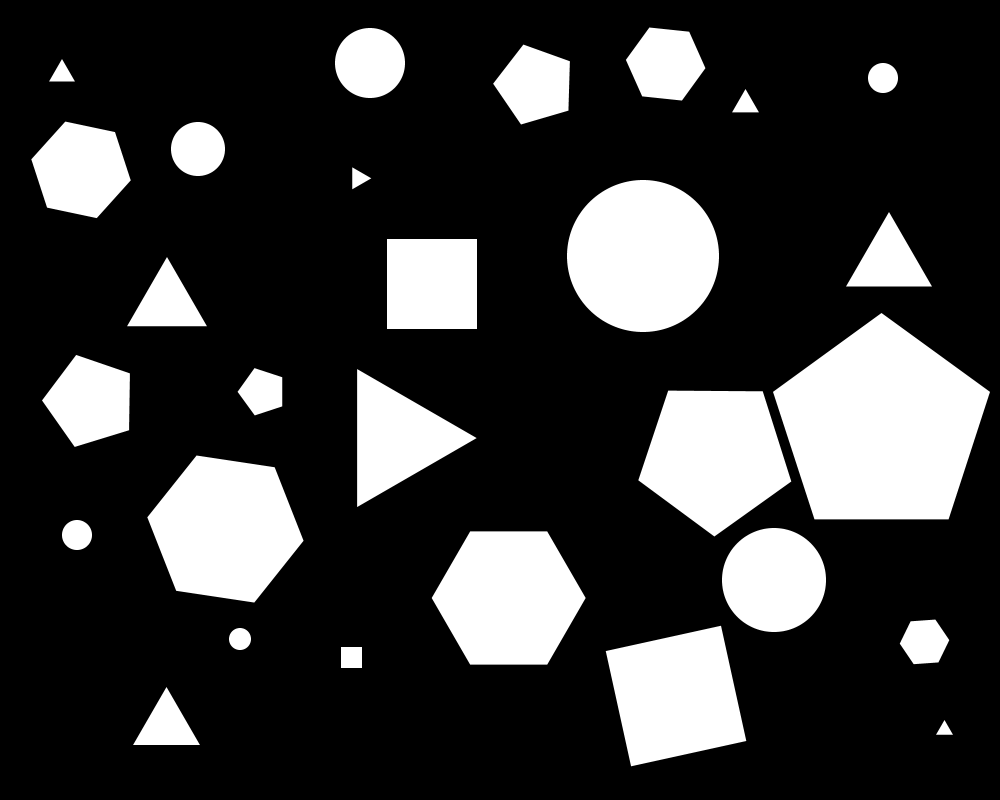
#> input picture shapes.bmp, 1000 x 800 px
$ python shapes.py   (older library calls are emulated)
#> lines starting #> are read from the running program, lines starting #| are printed output that depends on the picture; after the words box and inside, x2 and y2 are one past the last pixel; in counts of white or black regions, pixels touching at a corner belong together
#> in main, image is the input picture: shape (800, 1000, 3); min 0, max 255, mean 56
### shape_detector.py
#!/usr/bin/env python3
# -*- coding: utf-8 -*-
"""
Created on Wed Dec 23 17:13:32 2020

@author: vefak
"""
import cv2
import numpy as np
import math
import matplotlib.pyplot as plt

class ShapeDetector:
    """
    This class works as a shape classifier, based on the angles between lines
    which are extracted from contours.
    """

    def __init__(self, image, upperlimit, lowerlimit):

        self.image = image           # Input image
        self.upperlimit = upperlimit # Upper limit of shape angle
        self.lowerlimit = lowerlimit # Lower limit of shape angle
        self.min_pixel_area = 50     # Shapes with a minimum area of 50 pixels can be ignored if exist.
        self.perimeter_ratio = 0.01  # Perimeter ratio
        self.shapes_dict = {         # Dictionary holds shape variables
            "triangle":  {"angle":60,  "color":(255,255,0)   },
            "rectangle": {"angle":90,  "color":(0,0,200)     },
            "pentagon":  {"angle":108, "color":(255,105,180) },
            "hexagon":   {"angle":120, "color":(255,69,0)    },
            "circle":    {"angle":360, "color":(0,255,0)     }}

    def show_image(self):
        plt.imshow(self.image)

    def save_image(self,path):
        plt.imsave(path,self.image)

    def __dot(self, v_a, v_b):
        """
        Calculates dot product of two vector
        """
        return v_a[0]*v_b[0]+v_a[1]*v_b[1]

    def __find_angle(self, lineA, lineB):
        """
        Calculates angle between two lines by formula:
        cos(θ)=(a⋅b)/(|a||b|)

        """
        # Vector form
        v_a = [(lineA[0][0]-lineA[1][0]), (lineA[0][1]-lineA[1][1])]
        v_b = [(lineB[0][0]-lineB[1][0]), (lineB[0][1]-lineB[1][1])]
        # Dot product of vectors
        dot_prod = self.__dot(v_a, v_b)
        # Get magnitudes
        mag_a = self.__dot(v_a, v_a)**0.5
        mag_b = self.__dot(v_b, v_b)**0.5
        # Get angle in radians
        angle = math.acos(dot_prod/mag_b/mag_a)
        # Convert radian to angle
        angle_degree = math.degrees(angle)%360
        if angle_degree-180>=0:
            return 360 - angle_degree
        else:
            return angle_degree


    def __check_contours_size(self, contours):
        """
        Check shape size bigger than 50 pixel
        """
        filtered = []
        for c in contours:
            if not cv2.contourArea(c) < self.min_pixel_area:
                filtered.append(c)
        return filtered

    def __get_contours(self,preprocessed_image):
        """
        Get contours of shapes in given image
        """
        new_contours = []
        _, contours, _ = cv2.findContours(preprocessed_image, cv2.RETR_TREE, cv2.CHAIN_APPROX_NONE)
        new_contours = self.__check_contours_size(contours)
        return new_contours

    def __perpendicular_distance(self, point, point1, point2):
        """
        Calculate perpendicular distance between lines

        """
        dx = point2[0] - point1[0] # (x2-x1)
        dy = point2[1] - point1[1] # (y2-y1)
        mag = math.sqrt(dx * dx + dy * dy) # Magnitude
        px = point1[0]-point[0] # (x1-x0)
        py = point1[1]-point[1] # (y1-y0)
        dp = abs(dx*py - dy*px) # |(x2-x1)(y1-y0) - (y2-y1)(x1-x0)|
        dist = dp/mag
        return dist

    def __RDP(self,line,epsilon):
        """
        Using Ramiend Daquet Algorithm to reduce number of contours
        """
        start_idx = 0
        end_idx = len(line)-1
        max_dist = 0
        max_id = 0

        for i in range(1,end_idx):
            d = self.__perpendicular_distance(line[i],line[start_idx],line[end_idx])
            if d > max_dist:
                max_dist = d
                max_id = i
        if  max_dist < epsilon:
            results = np.vstack((line[0], line[end_idx]))
            return results
        else:
            l = self.__RDP(line[start_idx:max_id+1],epsilon)
            r = self.__RDP(line[max_id:],epsilon)
            results = np.vstack((l[:-1], r))
            return results


    def __coloring_shapes(self,angle,contour):
        """
        Coloring shapes
        """
        uerr = self.upperlimit
        derr = self.lowerlimit
        #Rectangle
        if  angle > self.shapes_dict["rectangle"]["angle"]*derr and angle < self.shapes_dict["rectangle"]["angle"]*uerr:
            cv2.drawContours(self.image, [contour], 0, self.shapes_dict["rectangle"]["color"], -1)
        #Triangle
        elif angle > self.shapes_dict["triangle"]["angle"]*derr and angle < self.shapes_dict["triangle"]["angle"]*uerr:
            cv2.drawContours(self.image, [contour], 0, self.shapes_dict["triangle"]["color"], -1)
        #Pentagon
        elif  angle > self.shapes_dict["pentagon"]["angle"]*derr and angle < self.shapes_dict["pentagon"]["angle"]*uerr:
            cv2.drawContours(self.image, [contour], 0, self.shapes_dict["pentagon"]["color"], -1)
        #Hexagon
        elif  angle > self.shapes_dict["hexagon"]["angle"]*derr and angle < self.shapes_dict["hexagon"]["angle"]*uerr:
            cv2.drawContours(self.image, [contour], 0, self.shapes_dict["hexagon"]["color"], -1)
        #Circle
        else:
            cv2.drawContours(self.image, [contour], 0,self.shapes_dict["circle"]["color"], -1)


    def __convert_gray_scale(self):
        """
        Convert RGB images to Gray images
        """
        gray_image = 0.2126*self.image[:,:,0] + 0.7152*self.image[:,:,1] + 0.0722*self.image[:,:,2]
        return gray_image


    def __thresholding(self, gray_image):
        for k in range(len(gray_image)):
            for l in range(len(gray_image[0])):
                if(gray_image[k,l]>100):
                    gray_image[k,l]=255
                else:
                    gray_image[k,l]=0
#> gray_image: shape (800, 1000) float64; 22% white; 28 white regions, largest, box (x1, y1, x2, y2) and area: (773, 313, 990, 519) 30933, (567, 180, 719, 332) 18200, (147, 456, 304, 603) 16257
        return np.uint8(gray_image)
#> returned value: shape (800, 1000); 22% white; 28 white regions


    def preprocess(self):
        """
        Preprocessing given images:
            Convert gray scale
            Thresholding
        """
        gray_image = self.__convert_gray_scale()
        thresholded_image = self.__thresholding(gray_image)

        return thresholded_image

    def detect_shape(self):
        """
        Main function that handles all process
        """
        preprocessed_image = self.preprocess()
        contours = self.__get_contours(preprocessed_image)
#> in __get_contours, `_, contours, _ = cv2.findContours(preprocessed_image, cv2.RETR_TREE, c..`: contours = 28 contours; largest, box (x1, y1, x2, y2) and area: (773, 313, 990, 519) 30630, (567, 180, 719, 332) 17985, (147, 456, 304, 603) 16044, (432, 531, 585, 665) 15265, (638, 391, 791, 536) 15214
#> the loop in __check_contours_size, `for c in contours:` made 28 passes
#> after the loop in __check_contours_size, `for c in contours:`: filtered has the same summary as contours in __get_contours
#> in __get_contours, `new_contours = self.__check_contours_size(contours)`: new_contours has the same summary as contours
        for cnt in contours:
            angles = []
            p = cv2.arcLength(cnt,True)
            res = self.__RDP(cnt[:,0,:], p*self.perimeter_ratio)
            for i in range(len(res)-2):
                line1 = (res[i], res[i+1])
                line2 = (res[i+2], res[i+1])
                angles.append(self.__find_angle(line1,line2))
                self.__coloring_shapes(min(angles),cnt)
#> this loop made 28 passes
#> p on pass 1: 50.63


### shapes.py
#!/usr/bin/env python3
# -*- coding: utf-8 -*-
"""
Created on Wed Dec 23 17:15:19 2020
@author: vefak

It takes the image from local path and go through shape detection phase:
1. Do image preprocessing
2. Find Contours
3. Use Ramer–Douglas–Peucker to reduce number of points.
4. Generate lines from points.
5. Find angles between them.
6. Coloring contours by angle value.
"""

from shape_detector import ShapeDetector
import cv2

def main():

    image  = cv2.imread("./shapes.bmp")
    upperlimit = 1.05
    lowerlimit = 0.95
    s_detector = ShapeDetector(image, upperlimit, lowerlimit)
    s_detector.detect_shape()
    s_detector.show_image()
    s_detector.save_image("./results.jpg")
#> in save_image, `plt.imsave(path,self.image)`:
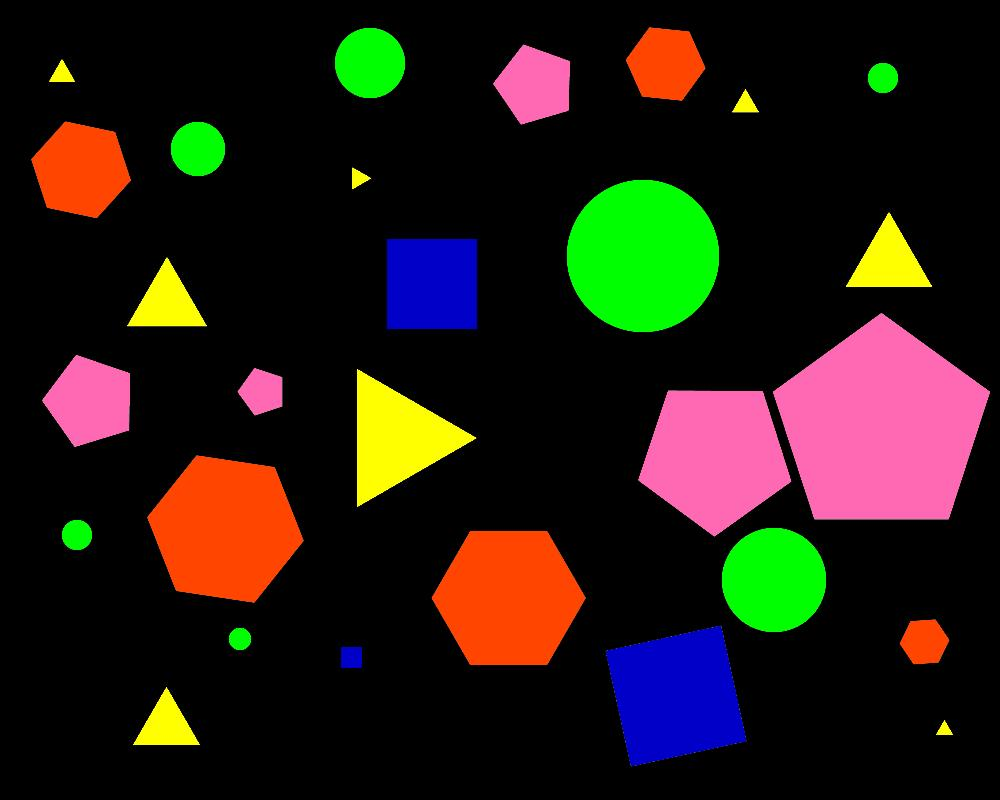
#> saved as results.jpg: shape (800, 1000, 3); mean R, G, B 38.4, 28.3, 19.4

if __name__ == "__main__":
    main()
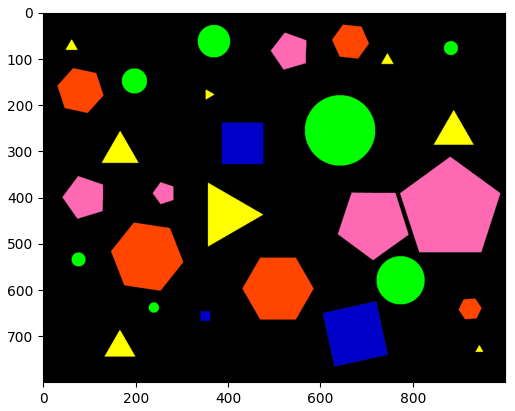
#> figure drawn by matplotlib, 1 panel; B, G, R data is drawn as R, G, B
